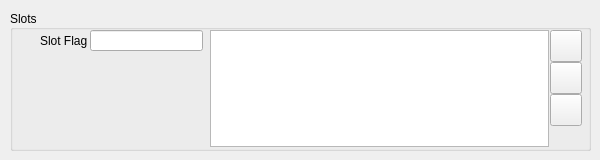
   <widget class="QWidget" name="page_3">
    <widget class="QGroupBox" name="groupBox_3">
     <property name="geometry">
      <rect>
       <x>10</x>
       <y>10</y>
       <width>581</width>
       <height>141</height>
      </rect>
     </property>
     <property name="title">
      <string>Slots</string>
     </property>
     <property name="alignment">
      <set>Qt::AlignLeading|Qt::AlignLeft|Qt::AlignVCenter</set>
     </property>
     <property name="flat">
      <bool>false</bool>
     </property>
     <property name="checkable">
      <bool>false</bool>
     </property>
     <widget class="QLabel" name="label_26">
      <property name="geometry">
       <rect>
        <x>30</x>
        <y>20</y>
        <width>47</width>
        <height>21</height>
       </rect>
      </property>
      <property name="text">
       <string>Slot Flag</string>
      </property>
     </widget>
     <widget class="QLineEdit" name="txt_slot_flag">
      <property name="geometry">
       <rect>
        <x>80</x>
        <y>20</y>
        <width>113</width>
        <height>21</height>
       </rect>
      </property>
     </widget>
     <widget class="QTableWidget" name="table_slots">
      <property name="geometry">
       <rect>
        <x>200</x>
        <y>20</y>
        <width>339</width>
        <height>117</height>
       </rect>
      </property>
      <property name="sizePolicy">
       <sizepolicy hsizetype="Expanding" vsizetype="MinimumExpanding">
        <horstretch>0</horstretch>
        <verstretch>0</verstretch>
       </sizepolicy>
      </property>
      <property name="font">
       <font>
        <family>Arial</family>
        <pointsize>8</pointsize>
       </font>
      </property>
      <property name="selectionMode">
       <enum>QAbstractItemView::SingleSelection</enum>
      </property>
      <property name="selectionBehavior">
       <enum>QAbstractItemView::SelectItems</enum>
      </property>
      <property name="gridStyle">
       <enum>Qt::SolidLine</enum>
      </property>
      <property name="cornerButtonEnabled">
       <bool>true</bool>
      </property>
      <attribute name="horizontalHeaderVisible">
       <bool>false</bool>
      </attribute>
      <attribute name="horizontalHeaderDefaultSectionSize">
       <number>80</number>
      </attribute>
      <attribute name="horizontalHeaderHighlightSections">
       <bool>true</bool>
      </attribute>
      <attribute name="horizontalHeaderStretchLastSection">
       <bool>true</bool>
      </attribute>
      <attribute name="verticalHeaderVisible">
       <bool>false</bool>
      </attribute>
      <attribute name="verticalHeaderDefaultSectionSize">
       <number>24</number>
      </attribute>
      <column>
       <property name="text">
        <string>ID</string>
       </property>
      </column>
      <column>
       <property name="text">
        <string>Nome da Pedra</string>
       </property>
      </column>
     </widget>
     <widget class="QPushButton" name="btn_slot_add">
      <property name="geometry">
       <rect>
        <x>540</x>
        <y>52</y>
        <width>32</width>
        <height>32</height>
       </rect>
      </property>
      <property name="text">
       <string/>
      </property>
      <property name="icon">
       <iconset resource="icons.qrc">
        <normaloff>:/Icons/Add_32x32.png</normaloff>:/Icons/Add_32x32.png</iconset>
      </property>
      <property name="iconSize">
       <size>
        <width>28</width>
        <height>28</height>
       </size>
      </property>
     </widget>
     <widget class="QPushButton" name="btn_slot_delete">
      <property name="geometry">
       <rect>
        <x>540</x>
        <y>84</y>
        <width>32</width>
        <height>32</height>
       </rect>
      </property>
      <property name="text">
       <string/>
      </property>
      <property name="icon">
       <iconset resource="icons.qrc">
        <normaloff>:/Icons/Cancel_32x32.png</normaloff>:/Icons/Cancel_32x32.png</iconset>
      </property>
      <property name="iconSize">
       <size>
        <width>28</width>
        <height>28</height>
       </size>
      </property>
     </widget>
     <widget class="QPushButton" name="btn_addon_add_5">
      <property name="geometry">
       <rect>
        <x>540</x>
        <y>20</y>
        <width>32</width>
        <height>32</height>
       </rect>
      </property>
      <property name="text">
       <string/>
      </property>
      <property name="icon">
       <iconset resource="icons.qrc">
        <normaloff>:/Icons/Database_32x32.png</normaloff>:/Icons/Database_32x32.png</iconset>
      </property>
      <property name="iconSize">
       <size>
        <width>28</width>
        <height>28</height>
       </size>
      </property>
     </widget>
    </widget>
   </widget>
